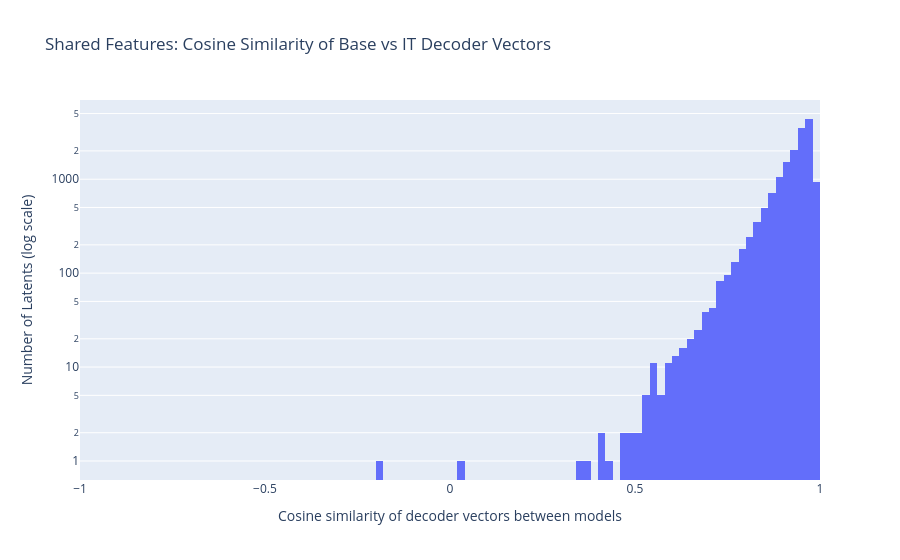

The notebook cell saved with this chart:
### Markdown cell above
The histogram shows three clear clusters:
- **Left peak (~0):** Features exclusive to the base model
- **Center peak (~0.5):** Shared features present in both models
- **Right peak (~1):** Features exclusive to the instruction-tuned model

For the **shared features** (center cluster), we can further ask: do these features point in the same direction in both models? We measure this via the cosine similarity between the base and IT decoder vectors for each shared feature.

### Code cell
# Define shared features as those with relative norms between 0.3 and 0.7
shared_latent_mask = (relative_norms < 0.7) & (relative_norms > 0.3)
n_shared = shared_latent_mask.sum().item()
n_base_excl = (relative_norms < 0.1).sum().item()
n_it_excl = (relative_norms > 0.9).sum().item()
print(f"Shared features: {n_shared}, Base-exclusive (<0.1): {n_base_excl}, IT-exclusive (>0.9): {n_it_excl}")

# Cosine similarity between base and IT decoder vectors
cosine_sims = (
    (cross_coder.W_dec[:, 0, :] * cross_coder.W_dec[:, 1, :]).sum(dim=-1)
    / (cross_coder.W_dec[:, 0, :].norm(dim=-1) * cross_coder.W_dec[:, 1, :].norm(dim=-1))
)

fig = px.histogram(
    cosine_sims[shared_latent_mask].to(torch.float32).detach().cpu().numpy(),
    log_y=True,
    range_x=[-1, 1],
    nbins=100,
    labels={"value": "Cosine similarity of decoder vectors between models"},
    title="Shared Features: Cosine Similarity of Base vs IT Decoder Vectors",
)
fig.update_layout(showlegend=False)
fig.update_yaxes(title_text="Number of Latents (log scale)")
fig.show()

### Figure 1 — Plotly figure (JSON) as saved in the notebook; plotly's stock layout.template omitted (floating-point values rounded to 4 significant figures; data arrays with more than 128 entries replaced by an {"elided": "..."} marker saying what was removed)
{"data": [{"bingroup": "x", "hovertemplate": "variable=0<br>Cosine similarity of decoder vectors between models=%{x}<br>count=%{y}<extra></extra>", "legendgroup": "0", "marker": {"color": "#636efa", "pattern": {"shape": ""}}, "name": "0", "nbinsx": 100, "orientation": "v", "showlegend": true, "type": "histogram", "x": {"elided": "15935 float values"}, "xaxis": "x", "yaxis": "y"}], "layout": {"barmode": "relative", "legend": {"title": {"text": "variable"}, "tracegroupgap": 0}, "showlegend": false, "title": {"text": "Shared Features: Cosine Similarity of Base vs IT Decoder Vectors"}, "xaxis": {"anchor": "y", "domain": [0, 1], "range": [-1, 1], "title": {"text": "Cosine similarity of decoder vectors between models"}}, "yaxis": {"anchor": "x", "domain": [0, 1], "title": {"text": "Number of Latents (log scale)"}, "type": "log"}}}
